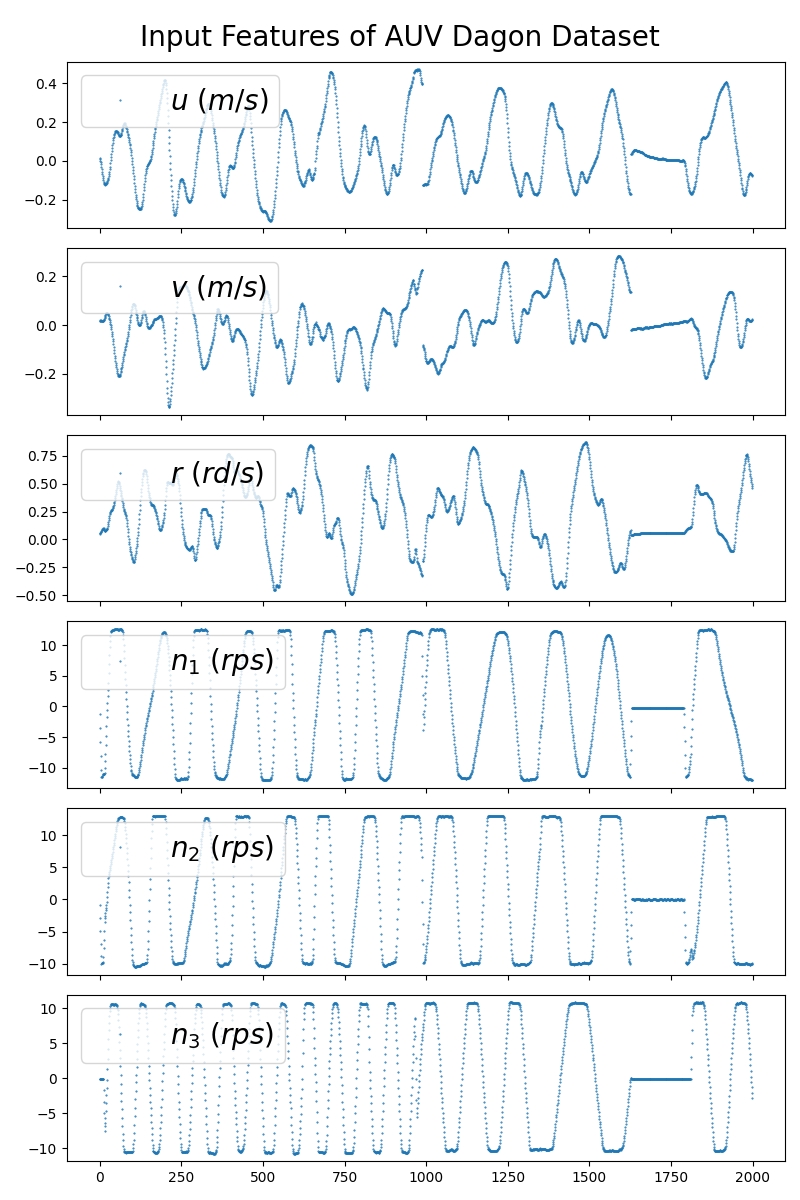

Source code (Python):
import pandas as pd
import matplotlib.pyplot as plt
import numpy as np

# Read the data
csv_file_path = "../dagon_dataset.csv"
df = pd.read_csv(csv_file_path, skiprows=1, nrows=2000)
u = df.iloc[:, 0]
v = df.iloc[:, 1]
r = df.iloc[:, 2]
th1 = df.iloc[:, 3]
th2 = df.iloc[:, 4]
th3 = df.iloc[:, 5]
x = np.arange(0, len(th1))

# Create a figure and three subplots arranged vertically
fig, (ax1, ax2, ax3, ax4, ax5, ax6) = plt.subplots(6, 1, figsize=(8, 12), sharex=True)
fig.suptitle('Input Features of AUV Dagon Dataset', fontsize=20)

# Plot data
ax1.plot(x, u, label=r'$u$ $(m/s)$')
ax2.plot(x, v, label=r'$v$ $(m/s)$')
ax3.plot(x, r, label=r'$r$ $(rd/s)$')
ax4.plot(x, th1, label=r'$n_1$ $(rps)$')
ax5.plot(x, th2, label=r'$n_2$ $(rps)$')
ax6.plot(x, th3, label=r'$n_3$ $(rps)$')
ax1.legend(loc='upper left', fontsize="20")
ax2.legend(loc='upper left', fontsize="20")
ax3.legend(loc='upper left', fontsize="20")
ax4.legend(loc='upper left', fontsize="20")
ax5.legend(loc='upper left', fontsize="20")
ax6.legend(loc='upper left', fontsize="20")

# Show the plots
plt.tight_layout()
plt.savefig("input_features.png")
plt.show()
